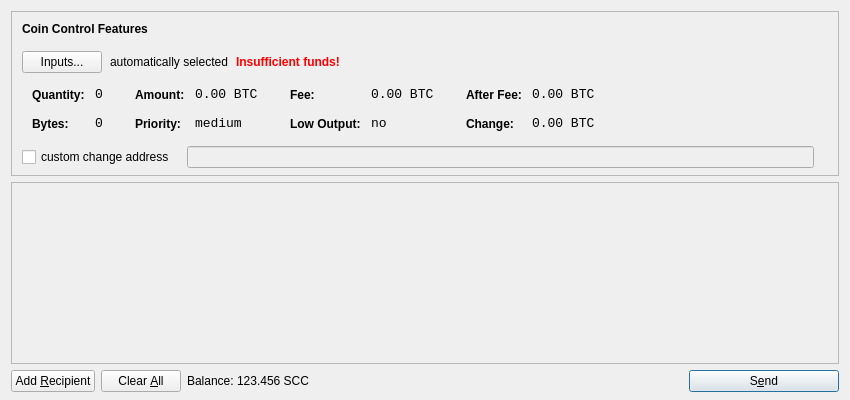
<?xml version="1.0" encoding="UTF-8"?>
<ui version="4.0">
 <class>SendCoinsDialog</class>
 <widget class="QDialog" name="SendCoinsDialog">
  <property name="geometry">
   <rect>
    <x>0</x>
    <y>0</y>
    <width>850</width>
    <height>400</height>
   </rect>
  </property>
  <property name="windowTitle">
   <string>Send Coins</string>
  </property>
  <layout class="QVBoxLayout" name="verticalLayout" stretch="0,1,0">
   <property name="bottomMargin">
    <number>8</number>
   </property>
   <item>
    <widget class="QFrame" name="frameCoinControl">
     <property name="sizePolicy">
      <sizepolicy hsizetype="Expanding" vsizetype="Expanding">
       <horstretch>0</horstretch>
       <verstretch>0</verstretch>
      </sizepolicy>
     </property>
     <property name="maximumSize">
      <size>
       <width>16777215</width>
       <height>16777215</height>
      </size>
     </property>
     <property name="frameShape">
      <enum>QFrame::StyledPanel</enum>
     </property>
     <property name="frameShadow">
      <enum>QFrame::Sunken</enum>
     </property>
     <layout class="QVBoxLayout" name="verticalLayoutCoinControl2">
      <property name="spacing">
       <number>-1</number>
      </property>
      <property name="leftMargin">
       <number>0</number>
      </property>
      <property name="topMargin">
       <number>0</number>
      </property>
      <property name="rightMargin">
       <number>0</number>
      </property>
      <property name="bottomMargin">
       <number>6</number>
      </property>
      <item>
       <layout class="QVBoxLayout" name="verticalLayoutCoinControl" stretch="0,0,0,0,1">
        <property name="spacing">
         <number>0</number>
        </property>
        <property name="leftMargin">
         <number>10</number>
        </property>
        <property name="topMargin">
         <number>10</number>
        </property>
        <item>
         <layout class="QHBoxLayout" name="horizontalLayoutCoinControl1">
          <property name="bottomMargin">
           <number>15</number>
          </property>
          <item>
           <widget class="QLabel" name="labelCoinControlFeatures">
            <property name="sizePolicy">
             <sizepolicy hsizetype="Preferred" vsizetype="Maximum">
              <horstretch>0</horstretch>
              <verstretch>0</verstretch>
             </sizepolicy>
            </property>
            <property name="font">
             <font>
              <weight>75</weight>
              <bold>true</bold>
             </font>
            </property>
            <property name="styleSheet">
             <string notr="true">font-weight:bold;</string>
            </property>
            <property name="text">
             <string>Coin Control Features</string>
            </property>
           </widget>
          </item>
         </layout>
        </item>
        <item>
         <layout class="QHBoxLayout" name="horizontalLayoutCoinControl2" stretch="0,0,0,0">
          <property name="spacing">
           <number>8</number>
          </property>
          <property name="bottomMargin">
           <number>10</number>
          </property>
          <item>
           <widget class="QPushButton" name="pushButtonCoinControl">
            <property name="styleSheet">
             <string notr="true"/>
            </property>
            <property name="text">
             <string>Inputs...</string>
            </property>
           </widget>
          </item>
          <item>
           <widget class="QLabel" name="labelCoinControlAutomaticallySelected">
            <property name="text">
             <string>automatically selected</string>
            </property>
            <property name="margin">
             <number>5</number>
            </property>
           </widget>
          </item>
          <item>
           <widget class="QLabel" name="labelCoinControlInsuffFunds">
            <property name="font">
             <font>
              <weight>75</weight>
              <bold>true</bold>
             </font>
            </property>
            <property name="styleSheet">
             <string notr="true">color:red;font-weight:bold;</string>
            </property>
            <property name="text">
             <string>Insufficient funds!</string>
            </property>
            <property name="margin">
             <number>5</number>
            </property>
           </widget>
          </item>
          <item>
           <spacer name="horizontalSpacerCoinControl">
            <property name="orientation">
             <enum>Qt::Horizontal</enum>
            </property>
            <property name="sizeHint" stdset="0">
             <size>
              <width>40</width>
              <height>1</height>
             </size>
            </property>
           </spacer>
          </item>
         </layout>
        </item>
        <item>
         <widget class="QWidget" name="widgetCoinControl" native="true">
          <property name="sizePolicy">
           <sizepolicy hsizetype="Preferred" vsizetype="Preferred">
            <horstretch>0</horstretch>
            <verstretch>0</verstretch>
           </sizepolicy>
          </property>
          <property name="minimumSize">
           <size>
            <width>0</width>
            <height>0</height>
           </size>
          </property>
          <property name="styleSheet">
           <string notr="true"/>
          </property>
          <layout class="QHBoxLayout" name="horizontalLayoutCoinControl5">
           <property name="margin">
            <number>0</number>
           </property>
           <item>
            <layout class="QHBoxLayout" name="horizontalLayoutCoinControl3" stretch="0,0,0,1">
             <property name="spacing">
              <number>20</number>
             </property>
             <property name="topMargin">
              <number>0</number>
             </property>
             <property name="bottomMargin">
              <number>10</number>
             </property>
             <item>
              <layout class="QFormLayout" name="formLayoutCoinControl1">
               <property name="horizontalSpacing">
                <number>10</number>
               </property>
               <property name="verticalSpacing">
                <number>14</number>
               </property>
               <property name="leftMargin">
                <number>10</number>
               </property>
               <property name="topMargin">
                <number>4</number>
               </property>
               <property name="rightMargin">
                <number>6</number>
               </property>
               <item row="0" column="0">
                <widget class="QLabel" name="labelCoinControlQuantityText">
                 <property name="styleSheet">
                  <string notr="true">font-weight:bold;</string>
                 </property>
                 <property name="text">
                  <string>Quantity:</string>
                 </property>
                 <property name="margin">
                  <number>0</number>
                 </property>
                </widget>
               </item>
               <item row="0" column="1">
                <widget class="QLabel" name="labelCoinControlQuantity">
                 <property name="font">
                  <font>
                   <family>Monospace</family>
                   <pointsize>10</pointsize>
                  </font>
                 </property>
                 <property name="cursor">
                  <cursorShape>IBeamCursor</cursorShape>
                 </property>
                 <property name="contextMenuPolicy">
                  <enum>Qt::ActionsContextMenu</enum>
                 </property>
                 <property name="text">
                  <string notr="true">0</string>
                 </property>
                 <property name="margin">
                  <number>0</number>
                 </property>
                 <property name="textInteractionFlags">
                  <set>Qt::LinksAccessibleByMouse|Qt::TextSelectableByKeyboard|Qt::TextSelectableByMouse</set>
                 </property>
                </widget>
               </item>
               <item row="1" column="0">
                <widget class="QLabel" name="labelCoinControlBytesText">
                 <property name="styleSheet">
                  <string notr="true">font-weight:bold;</string>
                 </property>
                 <property name="text">
                  <string>Bytes:</string>
                 </property>
                </widget>
               </item>
               <item row="1" column="1">
                <widget class="QLabel" name="labelCoinControlBytes">
                 <property name="font">
                  <font>
                   <family>Monospace</family>
                   <pointsize>10</pointsize>
                  </font>
                 </property>
                 <property name="cursor">
                  <cursorShape>IBeamCursor</cursorShape>
                 </property>
                 <property name="contextMenuPolicy">
                  <enum>Qt::ActionsContextMenu</enum>
                 </property>
                 <property name="text">
                  <string notr="true">0</string>
                 </property>
                 <property name="textInteractionFlags">
                  <set>Qt::LinksAccessibleByMouse|Qt::TextSelectableByKeyboard|Qt::TextSelectableByMouse</set>
                 </property>
                </widget>
               </item>
              </layout>
             </item>
             <item>
              <layout class="QFormLayout" name="formLayoutCoinControl2">
               <property name="horizontalSpacing">
                <number>10</number>
               </property>
               <property name="verticalSpacing">
                <number>14</number>
               </property>
               <property name="leftMargin">
                <number>6</number>
               </property>
               <property name="topMargin">
                <number>4</number>
               </property>
               <property name="rightMargin">
                <number>6</number>
               </property>
               <item row="0" column="0">
                <widget class="QLabel" name="labelCoinControlAmountText">
                 <property name="styleSheet">
                  <string notr="true">font-weight:bold;</string>
                 </property>
                 <property name="text">
                  <string>Amount:</string>
                 </property>
                 <property name="margin">
                  <number>0</number>
                 </property>
                </widget>
               </item>
               <item row="0" column="1">
                <widget class="QLabel" name="labelCoinControlAmount">
                 <property name="font">
                  <font>
                   <family>Monospace</family>
                   <pointsize>10</pointsize>
                  </font>
                 </property>
                 <property name="cursor">
                  <cursorShape>IBeamCursor</cursorShape>
                 </property>
                 <property name="contextMenuPolicy">
                  <enum>Qt::ActionsContextMenu</enum>
                 </property>
                 <property name="text">
                  <string notr="true">0.00 BTC</string>
                 </property>
                 <property name="textInteractionFlags">
                  <set>Qt::LinksAccessibleByMouse|Qt::TextSelectableByKeyboard|Qt::TextSelectableByMouse</set>
                 </property>
                </widget>
               </item>
               <item row="1" column="0">
                <widget class="QLabel" name="labelCoinControlPriorityText">
                 <property name="styleSheet">
                  <string notr="true">font-weight:bold;</string>
                 </property>
                 <property name="text">
                  <string>Priority:</string>
                 </property>
                </widget>
               </item>
               <item row="1" column="1">
                <widget class="QLabel" name="labelCoinControlPriority">
                 <property name="font">
                  <font>
                   <family>Monospace</family>
                   <pointsize>10</pointsize>
                  </font>
                 </property>
                 <property name="cursor">
                  <cursorShape>IBeamCursor</cursorShape>
                 </property>
                 <property name="contextMenuPolicy">
                  <enum>Qt::ActionsContextMenu</enum>
                 </property>
                 <property name="text">
                  <string>medium</string>
                 </property>
                 <property name="textInteractionFlags">
                  <set>Qt::LinksAccessibleByMouse|Qt::TextSelectableByKeyboard|Qt::TextSelectableByMouse</set>
                 </property>
                </widget>
               </item>
              </layout>
             </item>
             <item>
              <layout class="QFormLayout" name="formLayoutCoinControl3">
               <property name="horizontalSpacing">
                <number>10</number>
               </property>
               <property name="verticalSpacing">
                <number>14</number>
               </property>
               <property name="leftMargin">
                <number>6</number>
               </property>
               <property name="topMargin">
                <number>4</number>
               </property>
               <property name="rightMargin">
                <number>6</number>
               </property>
               <item row="0" column="0">
                <widget class="QLabel" name="labelCoinControlFeeText">
                 <property name="styleSheet">
                  <string notr="true">font-weight:bold;</string>
                 </property>
                 <property name="text">
                  <string>Fee:</string>
                 </property>
                 <property name="margin">
                  <number>0</number>
                 </property>
                </widget>
               </item>
               <item row="0" column="1">
                <widget class="QLabel" name="labelCoinControlFee">
                 <property name="font">
                  <font>
                   <family>Monospace</family>
                   <pointsize>10</pointsize>
                  </font>
                 </property>
                 <property name="cursor">
                  <cursorShape>IBeamCursor</cursorShape>
                 </property>
                 <property name="contextMenuPolicy">
                  <enum>Qt::ActionsContextMenu</enum>
                 </property>
                 <property name="text">
                  <string notr="true">0.00 BTC</string>
                 </property>
                 <property name="textInteractionFlags">
                  <set>Qt::LinksAccessibleByMouse|Qt::TextSelectableByKeyboard|Qt::TextSelectableByMouse</set>
                 </property>
                </widget>
               </item>
               <item row="1" column="0">
                <widget class="QLabel" name="labelCoinControlLowOutputText">
                 <property name="styleSheet">
                  <string notr="true">font-weight:bold;</string>
                 </property>
                 <property name="text">
                  <string>Low Output:</string>
                 </property>
                </widget>
               </item>
               <item row="1" column="1">
                <widget class="QLabel" name="labelCoinControlLowOutput">
                 <property name="font">
                  <font>
                   <family>Monospace</family>
                   <pointsize>10</pointsize>
                  </font>
                 </property>
                 <property name="cursor">
                  <cursorShape>IBeamCursor</cursorShape>
                 </property>
                 <property name="contextMenuPolicy">
                  <enum>Qt::ActionsContextMenu</enum>
                 </property>
                 <property name="text">
                  <string>no</string>
                 </property>
                 <property name="textInteractionFlags">
                  <set>Qt::LinksAccessibleByMouse|Qt::TextSelectableByKeyboard|Qt::TextSelectableByMouse</set>
                 </property>
                </widget>
               </item>
              </layout>
             </item>
             <item>
              <layout class="QFormLayout" name="formLayoutCoinControl4">
               <property name="horizontalSpacing">
                <number>10</number>
               </property>
               <property name="verticalSpacing">
                <number>14</number>
               </property>
               <property name="leftMargin">
                <number>6</number>
               </property>
               <property name="topMargin">
                <number>4</number>
               </property>
               <property name="rightMargin">
                <number>6</number>
               </property>
               <item row="0" column="0">
                <widget class="QLabel" name="labelCoinControlAfterFeeText">
                 <property name="styleSheet">
                  <string notr="true">font-weight:bold;</string>
                 </property>
                 <property name="text">
                  <string>After Fee:</string>
                 </property>
                 <property name="margin">
                  <number>0</number>
                 </property>
                </widget>
               </item>
               <item row="0" column="1">
                <widget class="QLabel" name="labelCoinControlAfterFee">
                 <property name="font">
                  <font>
                   <family>Monospace</family>
                   <pointsize>10</pointsize>
                  </font>
                 </property>
                 <property name="cursor">
                  <cursorShape>IBeamCursor</cursorShape>
                 </property>
                 <property name="contextMenuPolicy">
                  <enum>Qt::ActionsContextMenu</enum>
                 </property>
                 <property name="text">
                  <string notr="true">0.00 BTC</string>
                 </property>
                 <property name="textInteractionFlags">
                  <set>Qt::LinksAccessibleByMouse|Qt::TextSelectableByKeyboard|Qt::TextSelectableByMouse</set>
                 </property>
                </widget>
               </item>
               <item row="1" column="0">
                <widget class="QLabel" name="labelCoinControlChangeText">
                 <property name="styleSheet">
                  <string notr="true">font-weight:bold;</string>
                 </property>
                 <property name="text">
                  <string>Change:</string>
                 </property>
                </widget>
               </item>
               <item row="1" column="1">
                <widget class="QLabel" name="labelCoinControlChange">
                 <property name="font">
                  <font>
                   <family>Monospace</family>
                   <pointsize>10</pointsize>
                  </font>
                 </property>
                 <property name="cursor">
                  <cursorShape>IBeamCursor</cursorShape>
                 </property>
                 <property name="contextMenuPolicy">
                  <enum>Qt::ActionsContextMenu</enum>
                 </property>
                 <property name="text">
                  <string notr="true">0.00 BTC</string>
                 </property>
                 <property name="textInteractionFlags">
                  <set>Qt::LinksAccessibleByMouse|Qt::TextSelectableByKeyboard|Qt::TextSelectableByMouse</set>
                 </property>
                </widget>
               </item>
              </layout>
             </item>
            </layout>
           </item>
          </layout>
         </widget>
        </item>
        <item>
         <layout class="QHBoxLayout" name="horizontalLayoutCoinControl4" stretch="0,0,0">
          <property name="spacing">
           <number>12</number>
          </property>
          <property name="sizeConstraint">
           <enum>QLayout::SetDefaultConstraint</enum>
          </property>
          <property name="topMargin">
           <number>5</number>
          </property>
          <property name="rightMargin">
           <number>5</number>
          </property>
          <item>
           <widget class="QCheckBox" name="checkBoxCoinControlChange">
            <property name="text">
             <string>custom change address</string>
            </property>
           </widget>
          </item>
          <item>
           <widget class="QLineEdit" name="lineEditCoinControlChange">
            <property name="enabled">
             <bool>false</bool>
            </property>
            <property name="sizePolicy">
             <sizepolicy hsizetype="Expanding" vsizetype="Fixed">
              <horstretch>0</horstretch>
              <verstretch>0</verstretch>
             </sizepolicy>
            </property>
           </widget>
          </item>
          <item>
           <widget class="QLabel" name="labelCoinControlChangeLabel">
            <property name="sizePolicy">
             <sizepolicy hsizetype="Preferred" vsizetype="Expanding">
              <horstretch>0</horstretch>
              <verstretch>0</verstretch>
             </sizepolicy>
            </property>
            <property name="minimumSize">
             <size>
              <width>0</width>
              <height>0</height>
             </size>
            </property>
            <property name="text">
             <string/>
            </property>
            <property name="margin">
             <number>3</number>
            </property>
           </widget>
          </item>
         </layout>
        </item>
        <item>
         <spacer name="verticalSpacerCoinControl">
          <property name="orientation">
           <enum>Qt::Vertical</enum>
          </property>
          <property name="sizeHint" stdset="0">
           <size>
            <width>800</width>
            <height>1</height>
           </size>
          </property>
         </spacer>
        </item>
       </layout>
      </item>
     </layout>
    </widget>
   </item>
   <item>
    <widget class="QScrollArea" name="scrollArea">
     <property name="widgetResizable">
      <bool>true</bool>
     </property>
     <widget class="QWidget" name="scrollAreaWidgetContents">
      <property name="geometry">
       <rect>
        <x>0</x>
        <y>0</y>
        <width>830</width>
        <height>165</height>
       </rect>
      </property>
      <layout class="QVBoxLayout" name="verticalLayout_2">
       <property name="margin">
        <number>0</number>
       </property>
       <item>
        <layout class="QVBoxLayout" name="entries">
         <property name="spacing">
          <number>6</number>
         </property>
        </layout>
       </item>
       <item>
        <spacer name="verticalSpacer">
         <property name="orientation">
          <enum>Qt::Vertical</enum>
         </property>
         <property name="sizeHint" stdset="0">
          <size>
           <width>20</width>
           <height>40</height>
          </size>
         </property>
        </spacer>
       </item>
      </layout>
     </widget>
    </widget>
   </item>
   <item>
    <layout class="QHBoxLayout" name="horizontalLayout">
     <item>
      <widget class="QPushButton" name="addButton">
       <property name="toolTip">
        <string>Send to multiple recipients at once</string>
       </property>
       <property name="text">
        <string>Add &amp;Recipient</string>
       </property>
       <property name="icon">
        <iconset resource="../bitcoin.qrc">
         <normaloff>:/icons/add</normaloff>:/icons/add</iconset>
       </property>
       <property name="autoDefault">
        <bool>false</bool>
       </property>
      </widget>
     </item>
     <item>
      <widget class="QPushButton" name="clearButton">
       <property name="sizePolicy">
        <sizepolicy hsizetype="Minimum" vsizetype="Fixed">
         <horstretch>0</horstretch>
         <verstretch>0</verstretch>
        </sizepolicy>
       </property>
       <property name="toolTip">
        <string>Remove all transaction fields</string>
       </property>
       <property name="text">
        <string>Clear &amp;All</string>
       </property>
       <property name="icon">
        <iconset resource="../bitcoin.qrc">
         <normaloff>:/icons/remove</normaloff>:/icons/remove</iconset>
       </property>
       <property name="autoRepeatDelay">
        <number>300</number>
       </property>
       <property name="autoDefault">
        <bool>false</bool>
       </property>
      </widget>
     </item>
     <item>
      <layout class="QHBoxLayout" name="horizontalLayout_2">
       <property name="spacing">
        <number>3</number>
       </property>
       <item>
        <widget class="QLabel" name="label">
         <property name="text">
          <string>Balance:</string>
         </property>
        </widget>
       </item>
       <item>
        <widget class="QLabel" name="labelBalance">
         <property name="cursor">
          <cursorShape>IBeamCursor</cursorShape>
         </property>
         <property name="text">
          <string>123.456 SCC</string>
         </property>
         <property name="textInteractionFlags">
          <set>Qt::LinksAccessibleByMouse|Qt::TextSelectableByKeyboard|Qt::TextSelectableByMouse</set>
         </property>
        </widget>
       </item>
      </layout>
     </item>
     <item>
      <spacer name="horizontalSpacer">
       <property name="orientation">
        <enum>Qt::Horizontal</enum>
       </property>
       <property name="sizeHint" stdset="0">
        <size>
         <width>40</width>
         <height>20</height>
        </size>
       </property>
      </spacer>
     </item>
     <item>
      <widget class="QPushButton" name="sendButton">
       <property name="minimumSize">
        <size>
         <width>150</width>
         <height>0</height>
        </size>
       </property>
       <property name="toolTip">
        <string>Confirm the send action</string>
       </property>
       <property name="text">
        <string>S&amp;end</string>
       </property>
       <property name="icon">
        <iconset resource="../bitcoin.qrc">
         <normaloff>:/icons/send</normaloff>:/icons/send</iconset>
       </property>
       <property name="default">
        <bool>true</bool>
       </property>
      </widget>
     </item>
    </layout>
   </item>
  </layout>
 </widget>
 <resources>
  <include location="../bitcoin.qrc"/>
 </resources>
 <connections/>
</ui>
